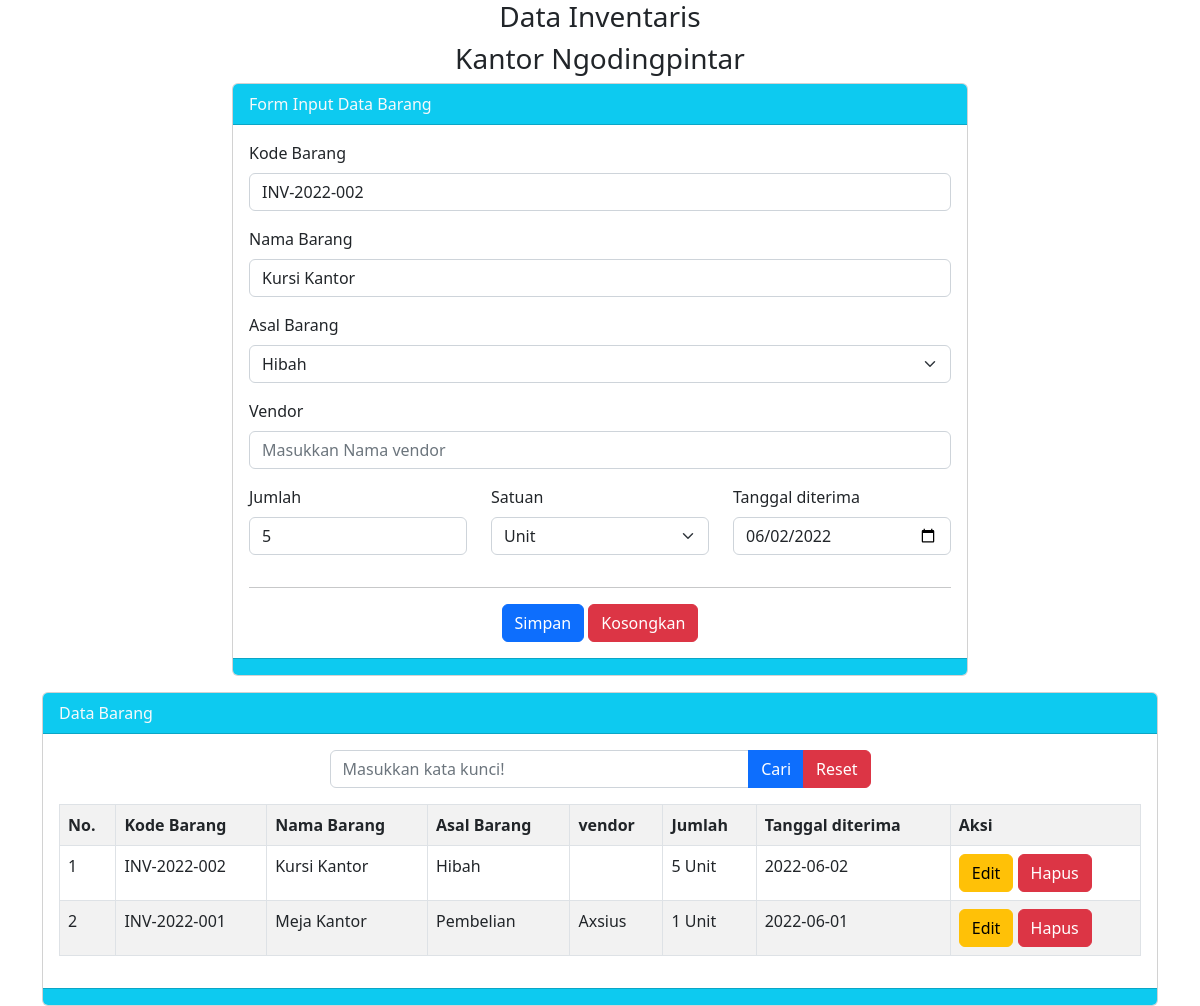
Page /index.php?hal=edit&id=2 on the committed database.
### tables this page shows
CREATE TABLE `tbarang` (
  `id_barang` int(11) NOT NULL,
  `kode` varchar(15) NOT NULL,
  `nama` varchar(100) NOT NULL,
  `asal` varchar(25) NOT NULL,
  `vendor` varchar(15) NOT NULL,
  `jumlah` int(4) NOT NULL,
  `satuan` varchar(15) NOT NULL,
  `tanggal_diterima` date NOT NULL,
  `tanggal_simpan` timestamp NOT NULL DEFAULT current_timestamp() ON UPDATE current_timestamp()
);

### index.php (the view, shortened to what this page needs)
<?php
$server = "localhost";
$user = "root";
$password = "";
$database = "dbcrud2022";
$koneksi = mysqli_connect($server, $user, $password, $database) or die(mysqli_error($koneksi));
$q = mysqli_query($koneksi, "SELECT kode FROM tbarang order by kode desc limit 1");
$datax = mysqli_fetch_array($q);
if ($datax) {
    $no_terakhir = substr($datax['kode'], -3);
    $no = $no_terakhir + 1;
    if ($no > 0 and $no < 10) {
        $kode = "00" . $no;
    } else if ($no > 10 and $no < 100) {
        $kode = "0" . $no;
    } else if ($no > 100) {
        $kode = $no;
    }
} else {
    $kode = "001";
}
$tahun = date('Y');
$vkode = "IVN-" . $tahun . '-' . $kode;
$vnama = "";
$vasal = "";
$vvendor = "";
$vjumlah = "";
$vsatuan = "";
$vtanggal_diterima = "";
if (isset($_GET['hal'])) {
    if ($_GET['hal'] == "edit") {
        $tampil = mysqli_query($koneksi, "SELECT * FROM tbarang WHERE id_barang = '$_GET[id]' ");
        $data = mysqli_fetch_array($tampil);
        if ($data) {
            $vkode = $data['kode'];
            $vnama = $data['nama'];
            $vasal = $data['asal'];
            $vvendor = $data['vendor'];
            $vjumlah = $data['jumlah'];
            $vsatuan = $data['satuan'];
            $vtanggal_diterima = $data['tanggal_diterima'];
        }
    } else if ($_GET['hal'] == "hapus") {
        $hapus = mysqli_query($koneksi, "DELETE FROM tbarang WHERE id_barang = '$_GET[id]' ");
        if ($hapus) {
            echo "<script>
            alert('Hapus data Sukses!');
            document.location='index.php';
            </script>";
        } else {
            echo "<script>
            alert('Hapus data Gagal!');
            document.location='index.php';
            </script>";
        }
    }
}
?>
<!doctype html>
<html lang="en">
<head>
    <link href="https://cdn.jsdelivr.net/npm/bootstrap@5.2.0-beta1/dist/css/bootstrap.min.css" rel="stylesheet">
</head>
<body>
    <div class="container">
        <h3 class="text-center">Data Inventaris</h3>
        <h3 class="text-center">Kantor Ngodingpintar</h3>
        <div class="row">
            <div class="col-md-8 mx-auto">
                <div class="card">
                    <div class="card-header bg-info text-light">
                        Form Input Data Barang
                    </div>
                    <div class="card-body">
                        <form method="POST">
                            <div class="mb-3">
                                <label class="form-label">Kode Barang</label>
                                <input type="text" name="tkode" value="<?= $vkode ?>" class="form-control" placeholder="Masukkan Kode Barang">
                            </div>
                            <div class="mb-3">
                                <label class="form-label">Nama Barang</label>
                                <input type="text" name="tnama" value="<?= $vnama ?>" class="form-control" placeholder="Masukkan Nama Barang">
                            </div>
                            <div class="mb-3">
                                <label class="form-label">Asal Barang</label>
                                <select class="form-select" name="tasal">
                                    <option value="<?= $vasal ?>"><?= $vasal ?></option>
                                </select>
                            </div>
                            <div class="mb-3">
                                <label class="form-label">Vendor</label>
                                <input type="text" name="tnama" value="<?= $vvendor ?>" class="form-control" placeholder="Masukkan Nama vendor">
                            </div>
                            <div class="row">
                                <div class="col">
                                    <div class="mb-3">
                                        <label class="form-label">Jumlah</label>
                                        <input type="number" name="tjumlah" value="<?= $vjumlah ?>" class="form-control" placeholder="Masukkan Jumlah Barang">
                                    </div>
                                </div>
                                <div class="col">
                                    <div class="mb-3">
                                        <label class="form-label">Satuan</label>
                                        <select class="form-select" name="tsatuan">
                                            <option value="<?= $vsatuan ?>"><?= $vsatuan ?></option>
                                        </select>
                                    </div>
                                </div>
                                <div class="col">
                                    <div class="mb-3">
                                        <label class="form-label">Tanggal diterima</label>
                                        <input type="date" name="ttanggal_diterima" value="<?= $vtanggal_diterima ?>" class="form-control" placeholder="Masukkan Jumlah Barang">
                                    </div>
                                </div>
                                <div class="text-center">
                                    <hr>
                                    <button class="btn btn-primary" name="bsimpan" type="submit">Simpan</button>
                                    <button class="btn btn-danger" name="bkosongkan" type="reset">Kosongkan</button>
                                </div>
                            </div>
                        </form>
                    </div>
                    <div class="card-footer bg-info">
                    </div>
                </div>
            </div>
        </div>
        <div class="card mt-3">
            <div class="card-header bg-info text-light">
                Data Barang
            </div>
            <div class="card-body">
                <div class="col-md-6 mx-auto">
                    <form method="POST">
                        <div class="input-group mb-3">
                            <input type="text" name="tcari" value="<?= @$_POST['tcari'] ?>" class="form-control" placeholder="Masukkan kata kunci!">
                            <button class="btn btn-primary" name="bcari" type="submit">Cari</button>
                            <button class="btn btn-danger" name="breset" type="submit">Reset</button>
                        </div>
                    </form>
                </div>
                <table class="table table-striped table-hover table-bordered">
                    <tr>
                        <th>No.</th>
                        <th>Kode Barang</th>
                        <th>Nama Barang</th>
                        <th>Asal Barang</th>
                        <th>vendor</th>
                        <th>Jumlah</th>
                        <th>Tanggal diterima</th>
                        <th>Aksi</th>
                    </tr>
                    <?php
                    $no = 1;
                    if (isset($_POST['bcari'])) {
                        $keyword = $_POST['tcari'];
                        $q = "SELECT * FROM tbarang WHERE kode like '%$keyword%' or nama like '%$keyword%' or asal like '%$keyword%' order by id_barang desc  ";
                    } else {
                        $q = "SELECT * FROM tbarang order by id_barang desc";
                    }
                    $tampil = mysqli_query($koneksi, $q);
                    while ($data = mysqli_fetch_array($tampil)) :
                    ?>
                        <tr>
                            <td><?= $no++ ?></td>
                            <td><?= $data['kode'] ?></td>
                            <td><?= $data['nama'] ?></td>
                            <td><?= $data['asal'] ?></td>
                            <td><?= $data['vendor'] ?></td>
                            <td><?= $data['jumlah'] ?> <?= $data['satuan'] ?></td>
                            <td><?= $data['tanggal_diterima'] ?></td>
                            <td>
                                <a href="index.php?hal=edit&id=<?= $data['id_barang'] ?>" class="btn btn-warning">Edit</a>
                                <a href="index.php?hal=hapus&id=<?= $data['id_barang'] ?>" class="btn btn-danger" onclick="return confirm('Apakah anda Yakin akan Hapus Data ini?')">Hapus</a>
                            </td>
                        </tr>
                    <?php endwhile; ?>
                </table>
            </div>
            <div class="card-footer bg-info">
            </div>
        </div>
    </div>
</body>
</html>

### rows in the picture
tbarang: tkode "INV-2022-002", tnama "Kursi Kantor", tasal "Hibah", tjumlah "5", tsatuan "Unit", ttanggal_diterima "06/02/2022", kode "INV-2022-002", nama "Kursi Kantor", asal "Hibah", jumlah "5", satuan "Unit", tanggal_diterima "2022-06-02"
tbarang: kode "INV-2022-001", nama "Meja Kantor", asal "Pembelian", vendor "Axsius", jumlah "1", satuan "Unit", tanggal_diterima "2022-06-01"
